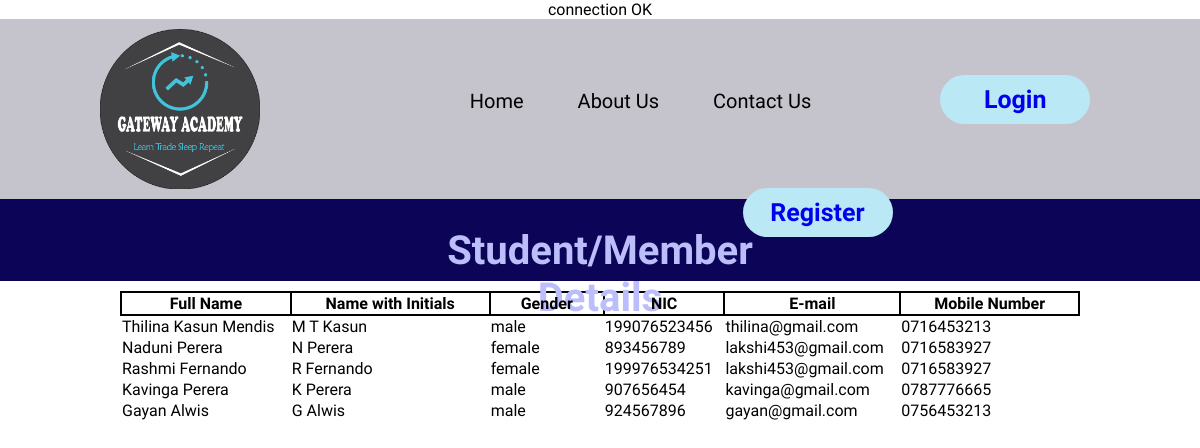
The app's page /memberDetails.php with its own data.
### tables this page shows
CREATE TABLE IF NOT EXISTS `register` (
  `fullName` varchar(40) NOT NULL,
  `initName` varchar(20) NOT NULL,
  `gender` varchar(6) NOT NULL,
  `nic` varchar(12) NOT NULL,
  `email` varchar(40) NOT NULL,
  `mobile` varchar(10) NOT NULL,
  `password` varchar(20) NOT NULL,
  `confirmpassword` varchar(20) NOT NULL
);

### memberDetails.php (the view, shortened to what this page needs)
<?php
include 'connection.php';
?>
<!DOCTYPE html>
<html>
<head>
	<link rel="stylesheet" type="text/css" href="style.css">
</head>
<body>
	<div>
		<nav>
			<img class="logoo" src="images\logoo.png"  width="160px" height="160px">
			<ul>
				<li><a href="index.php">Home</a>  </li>
				<li><a href="second.php">About Us</a> </li>
				<li><a href="contact.php">Contact Us</a> </li>
				<button><a href="login.php">Login</a> </button>
			    <button><a href="register.php">Register</a></button>
			</ul>
		</nav>
	</div>
<div class="studentInfo" id="studentInfo">
		<div class="topic">
			<h1>Student/Member<br>Details</h1>
		</div>
		<div class="content">
			<table>
				<tr>
					<th>Full Name</th>
					<th>Name with Initials</th>
					<th>Gender</th>
					<th>NIC</th>
					<th>E-mail</th>
					<th>Mobile Number</th>
				</tr>
				<?php
				$query = "SELECT * FROM register";
				$result = mysqli_query($conn, $query);
				while ($row=mysqli_fetch_assoc($result))
				{
				echo "
				<tr>
					<td>".$row['fullName']."</td>
					<td>".$row['initName']."</td>
					<td>".$row['gender']."</td>
					<td>".$row['nic']."</td>
					<td>".$row['email']."</td>
					<td>".$row['mobile']."</td>
				</tr>";
				}
				?>
			</table>
		</div>
</div>
<br>
<br>
</body>
</html>

### style.css (style rules this page uses)
body { text-align: center; margin: 0; padding: 0; font-family: 'Philosopher', sans-serif; box-sizing: border-box; font-family: Philosopher; }
nav { background-color: #c5c4cc; height: 180px; align-items: center; float: center; font-weight: 200; }
nav ul li { display: inline-block; margin: 70px 0px; }
nav ul { float: center; margin: 0px 20px; }
nav ul li a { color: #000; text-decoration: none; font-size: 20px; padding: 6px 25px; float: center; }
img { margin: 10px 100px; float: left; }
button { padding: 10px; width: 150px; margin: 5px; text-align: center; font-weight: 1000; font-family: Philosopher; font-style: bold; font-size: 25px; cursor: pointer; border-radius: 100px; background-color: #bae8f5; border: none; margin-left: 100px; }
a { text-decoration: none; }
.studentInfo .topic { font-size: 20px; background-color: #0B0457; padding: 1px; margin: 0px; font-weight: 50px; height: 80px; color: #bbbefb; text-align: center; }
.studentInfo .content { margin-bottom: 350px; }
.studentInfo .content table { margin-left: auto; margin-right: auto; margin-top: 10px; width: 80%; border-collapse: collapse; }
.studentInfo .content table th { border: 2px solid black; padding: 1px 25px; }

### records on screen
register: fullName "Thilina Kasun Mendis", initName "M T Kasun", gender "male", nic "199076523456", email "thilina@gmail.com", mobile "0716453213"
register: fullName "Naduni Perera", initName "N Perera", gender "female", nic "893456789", email "lakshi453@gmail.com", mobile "0716583927"
register: fullName "Rashmi Fernando", initName "R Fernando", gender "female", nic "199976534251", email "lakshi453@gmail.com", mobile "0716583927"
register: fullName "Kavinga Perera", initName "K Perera", gender "male", nic "907656454", email "kavinga@gmail.com", mobile "0787776665"
register: fullName "Gayan Alwis", initName "G Alwis", gender "male", nic "924567896", email "gayan@gmail.com", mobile "0756453213"
